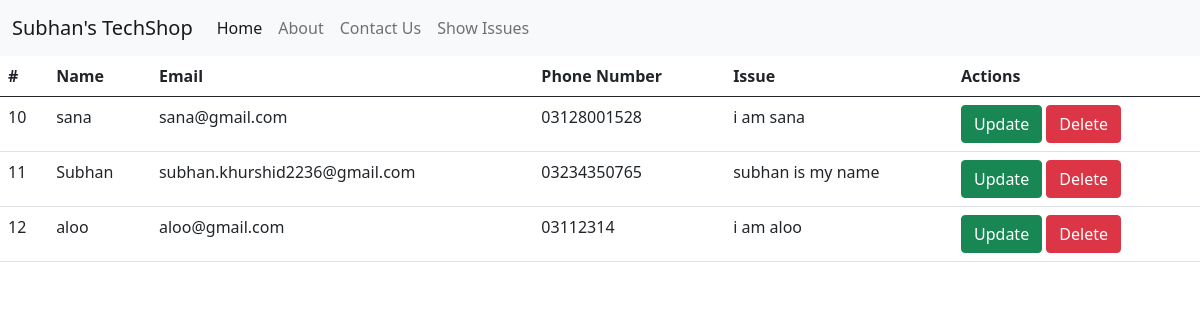
/services, run on the app's committed database.
### home/models.py (models this page shows, shortened)
class Contact(models.Model):
    id = models.IntegerField(primary_key=True)
    name = models.CharField(max_length=100)
    email = models.CharField(max_length=100)
    phone = models.CharField(max_length=100)
    issue = models.TextField(max_length=100)
    date = models.DateField()

### home/views.py (the view)
# urls.py: path("services", views.services, name="services"),
def services(request):
    contacts = Contact.objects.all()
    return render(request, "services.html", {"contacts": contacts})

### templates/services.html
{% extends 'base.html' %} {% block content %}
<div class="conatiner">
  <table class="table">
    <thead>
      <tr>
        <th scope="col">#</th>
        <th scope="col">Name</th>
        <th scope="col">Email</th>
        <th scope="col">Phone Number</th>
        <th scope="col">Issue</th>
        <th scope="col">Actions</th>
      </tr>
    </thead>
    <tbody>
      {% for contact in contacts %}
      <tr>
        <td>{{contact.id}}</td>
        <td>{{contact.name}}</td>
        <td>{{contact.email}}</td>
        <td>{{contact.phone}}</td>
        <td>{{contact.issue}}</td>
        <td>
          <a class="btn btn-success" href="/update/{{contact.id}}">Update</a>
          <a class="btn btn-danger" href="/delete/{{contact.id}}">Delete</a>
        </td>
      </tr>
      {% endfor %}
    </tbody>
  </table>
</div>
{% endblock content %}

### templates/base.html (shortened to what this page needs)
<!DOCTYPE html>
<html lang="en">
  <head>
    <link
      href="https://cdn.jsdelivr.net/npm/bootstrap@5.0.2/dist/css/bootstrap.min.css"
      rel="stylesheet"
    />
  </head>
  <body>
    <nav class="navbar navbar-expand-lg navbar-light bg-light">
      <div class="container-fluid">
        <a class="navbar-brand" href="/">Subhan's TechShop</a>
        <div class="collapse navbar-collapse" id="navbarNav">
          <ul class="navbar-nav">
            <li class="nav-item">
              <a class="nav-link active" aria-current="page" href="/">Home</a>
            </li>
            <li class="nav-item">
              <a class="nav-link" href="/about">About</a>
            </li>
            <li class="nav-item">
              <a class="nav-link" href="/contact">Contact Us</a>
            </li>
            <li class="nav-item">
              <a class="nav-link" href="/services">Show Issues</a>
            </li>
          </ul>
        </div>
      </div>
    </nav>
    {% block content %}{% endblock content %}
  </body>
</html>

### data on the page
Contact: id "10", name "sana", email "sana@gmail.com", phone "03128001528", issue "i am sana"
Contact: id "11", name "Subhan", email "subhan.khurshid2236@gmail.com", phone "03234350765", issue "subhan is my name"
Contact: id "12", name "aloo", email "aloo@gmail.com", phone "03112314", issue "i am aloo"
